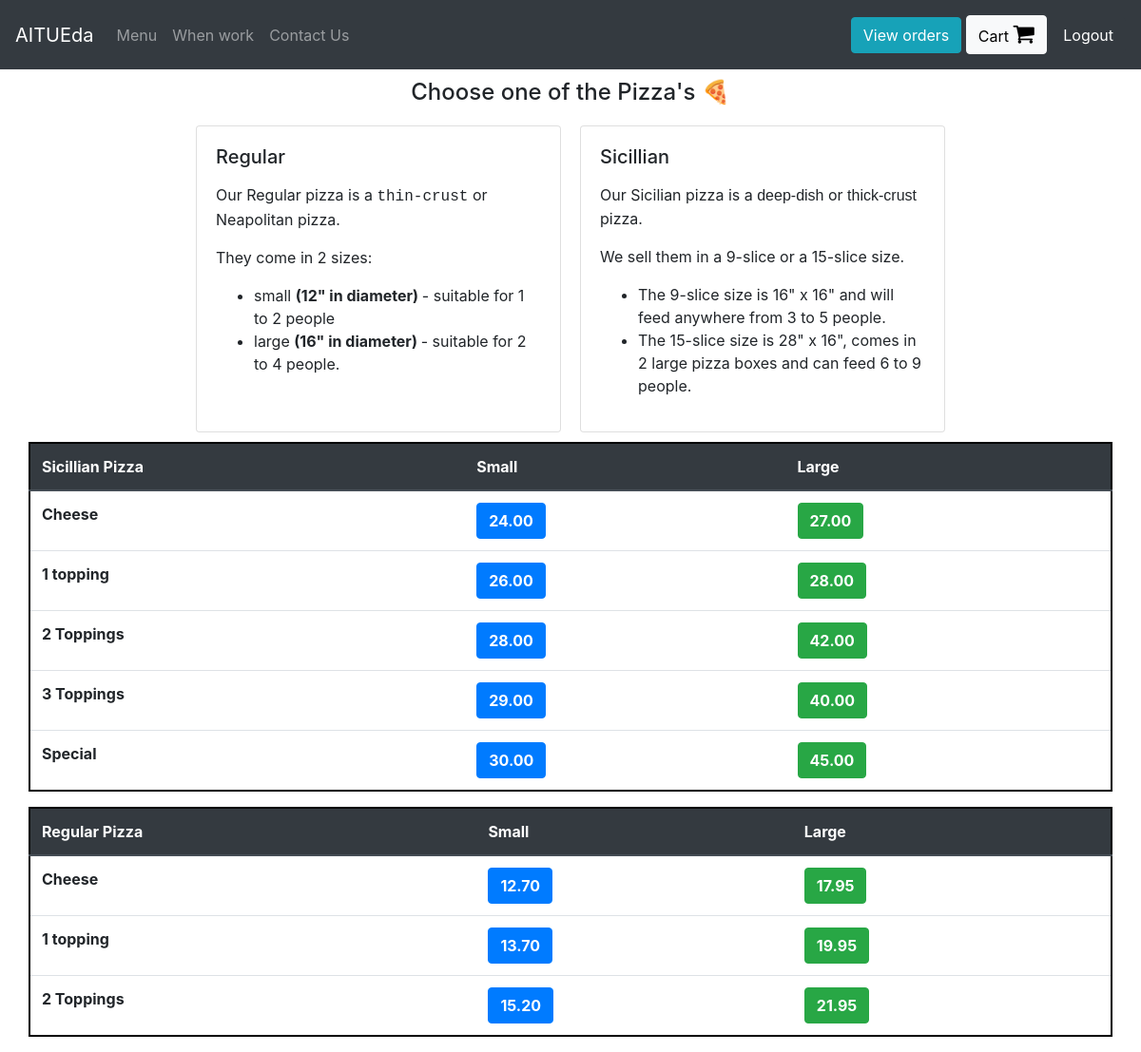
The page /Pizza (signed in) on the database as committed earlier.
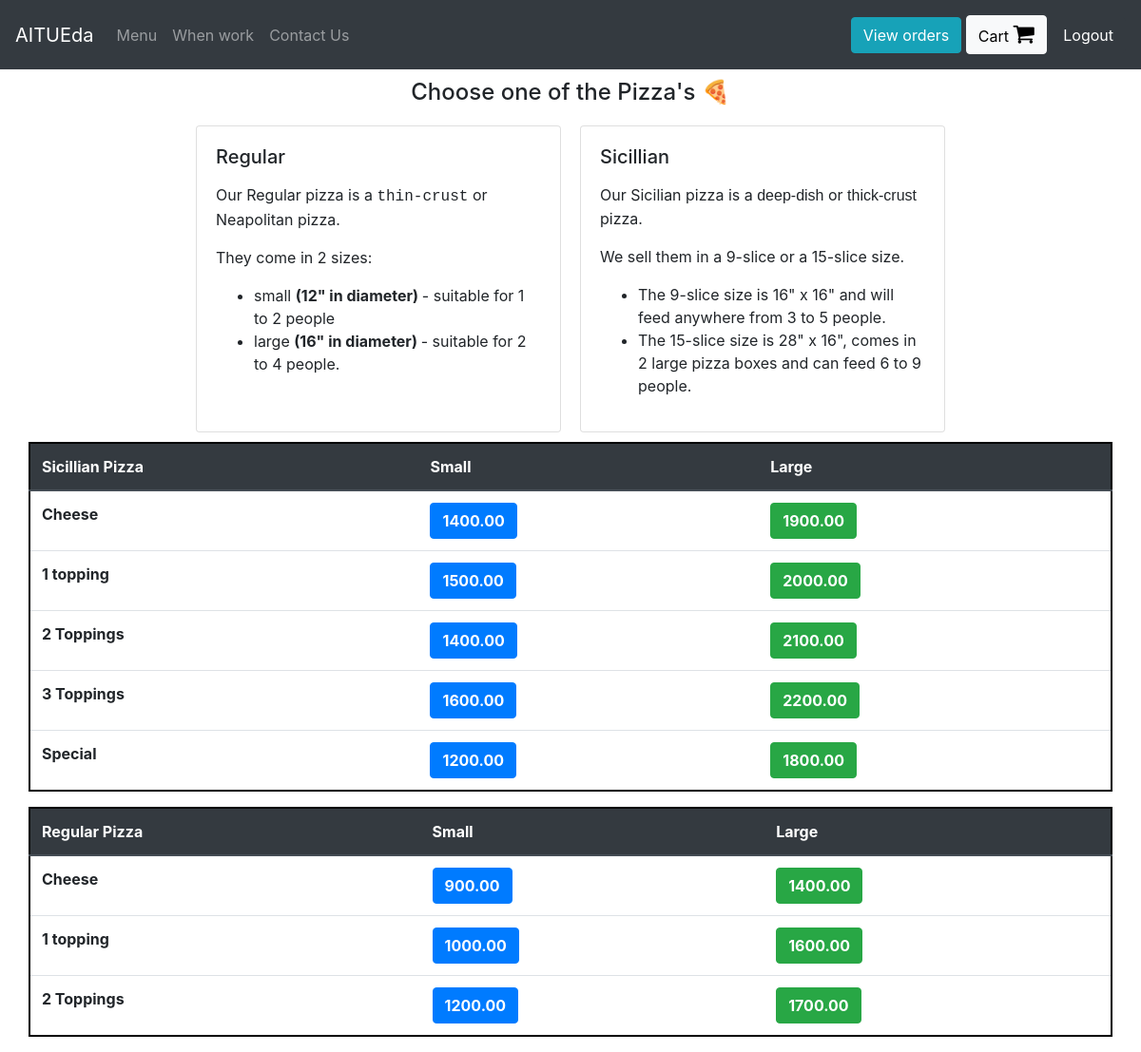
The same page on the database as committed later.
### orders/models.py (models this page shows, shortened)
class SicilianPizza(models.Model):
    pizza_choice = models.CharField(max_length=200)
    small_price = models.DecimalField(max_digits=6, decimal_places=2)
    large_price = models.DecimalField(max_digits=6, decimal_places=2)
    category_description = models.TextField()  # make this the wysiwyg text field

class RegularPizza(models.Model):
    pizza_choice = models.CharField(max_length=200)
    small_price = models.DecimalField(max_digits=6, decimal_places=2)
    large_price = models.DecimalField(max_digits=6, decimal_places=2)
    category_description = models.TextField()  # make this the wysiwyg text field

### orders/views.py (the view)
# urls.py: path("Pizza", views.pizza, name="pizza"),
def pizza(request):
    if request.user.is_authenticated:
        return render(request, "orders/pizza.html",
                      context={"regular_pizza": RegularPizza.objects.all, "sicillian_pizza": SicilianPizza.objects.all,
                               "toppings": Toppings.objects.all, "number_of_toppings": [1, 2, 3]})
    else:
        return redirect("orders:login")

### orders/models.py (called while the page is built)
    def __str__(self):
        return f"{self.topping_name}"

### orders/templates/orders/pizza.html (shortened to what the changed rows need)
{% extends 'orders/header.html' %}
{% block content %}
    <div class="container">
      <div class="row justify-content-center">
            <div class="card" id="regular_pizza_card" style="width: 24rem; margin:10px;">
              <div class="card-body">
                {% for pizza in regular_pizza %}
                  {% if pizza.category_description != "default" %}
                    <p class="card-text">{{ pizza.category_description | safe}}</p>
                  {% endif %}
                {% endfor %}
              </div>
            </div>
            <div class="card" id="sicillian_pizza_card" style="width: 24rem; margin:10px;">
              <div class="card-body">
                {% for pizza in sicillian_pizza %}
                  {% if pizza.category_description != "default" %}
                    <p class="card-text">{{ pizza.category_description | safe }}</p>
                  {% endif %}
                {% endfor %}
              </div>
            </div>
      </div>
      <div class="row" >
        <table class="table" id="sicillian_pizza_table" style="border: 2px solid black">
          <thead class="thead-dark">
            <tr>
              <th scope="col">Sicillian Pizza</th>
              <th scope="col">Small</th>
              <th scope="col">Large</th>
            </tr>
          </thead>
          <tbody>
            {% for pizza in sicillian_pizza %}
              <tr>
                <th>{{pizza.pizza_choice}}</th>
                {% if forloop.counter0 in number_of_toppings %}
                  <td><button type="button" class="btn btn-primary add_to_cart"  onclick="pizza_toppings({{forloop.counter0}}, 'Small Sicillian', {{pizza.small_price}})"><strong>{{pizza.small_price}}</strong></button></td>
                  <td><button type="button" class="btn btn-success add_to_cart"  onclick="pizza_toppings({{forloop.counter0}}, 'Large Sicillian', {{pizza.large_price}})"><strong>{{pizza.large_price}}</strong></button></td>
                {% else %}
                  <td><button type="button" class="btn btn-primary add_to_cart"  onclick="add_to_cart({item_description: 'Small Sicillian Pizza - {{pizza.pizza_choice}}' , price: {{pizza.small_price}} })"><strong>{{pizza.small_price}}</strong></button></td>
                  <td><button type="button" class="btn btn-success add_to_cart"  onclick="add_to_cart({item_description: 'Large Sicillian Pizza - {{pizza.pizza_choice}}' , price: {{pizza.large_price}} })"><strong>{{pizza.large_price}}</strong></button></td>
                {% endif %}
              </tr>
            {% endfor %}
          </tbody>
        </table>
        <table class="table" id="regular_pizza_table" style="border: 2px solid black">
          <thead class="thead-dark">
            <tr>
              <th scope="col">Regular Pizza</th>
              <th scope="col">Small</th>
              <th scope="col">Large</th>
            </tr>
          </thead>
          <tbody>
            {% for pizza in regular_pizza %}
              <tr>
                <th>{{pizza.pizza_choice}}</th>
                {% if forloop.counter0 in number_of_toppings %}
                  <td><button type="button" class="btn btn-primary add_to_cart"  onclick="pizza_toppings({{forloop.counter0}}, 'Small Regular', {{pizza.small_price}})"><strong>{{pizza.small_price}}</strong></button></td>
                  <td><button type="button" class="btn btn-success add_to_cart"  onclick="pizza_toppings({{forloop.counter0}}, 'Large Regular', {{pizza.large_price}})"><strong>{{pizza.large_price}}</strong></button></td>
                {% else %}
                  <td><button type="button" class="btn btn-primary add_to_cart"  onclick="add_to_cart({item_description: 'Small Regular Pizza - {{pizza.pizza_choice}}' , price: {{pizza.small_price}} })"><strong>{{pizza.small_price}}</strong></button></td>
                  <td><button type="button" class="btn btn-success add_to_cart"  onclick="add_to_cart({item_description: 'Large Regular Pizza - {{pizza.pizza_choice}}' , price: {{pizza.large_price}} })"><strong>{{pizza.large_price}}</strong></button></td>
                {% endif %}
              </tr>
            {% endfor %}
          </tbody>
        </table>
      </div>
    </div>
{% endblock %}

Rows that differ between the two databases and show on the page:
changed RegularPizza "Cheese": small_price "12.70" → "900.00"; large_price "17.95" → "1400.00"
changed SicilianPizza "Cheese": small_price "24.00" → "1400.00"; large_price "27.00" → "1900.00"
changed SicilianPizza "1 topping": small_price "26.00" → "1500.00"; large_price "28.00" → "2000.00"
changed SicilianPizza "2 Toppings": small_price "28.00" → "1400.00"; large_price "42.00" → "2100.00"
changed SicilianPizza "3 Toppings": small_price "29.00" → "1600.00"; large_price "40.00" → "2200.00"
changed SicilianPizza "Special": small_price "30.00" → "1200.00"; large_price "45.00" → "1800.00"
changed RegularPizza "1 topping": small_price "13.70" → "1000.00"; large_price "19.95" → "1600.00"
changed RegularPizza "2 Toppings": small_price "15.20" → "1200.00"; large_price "21.95" → "1700.00"
